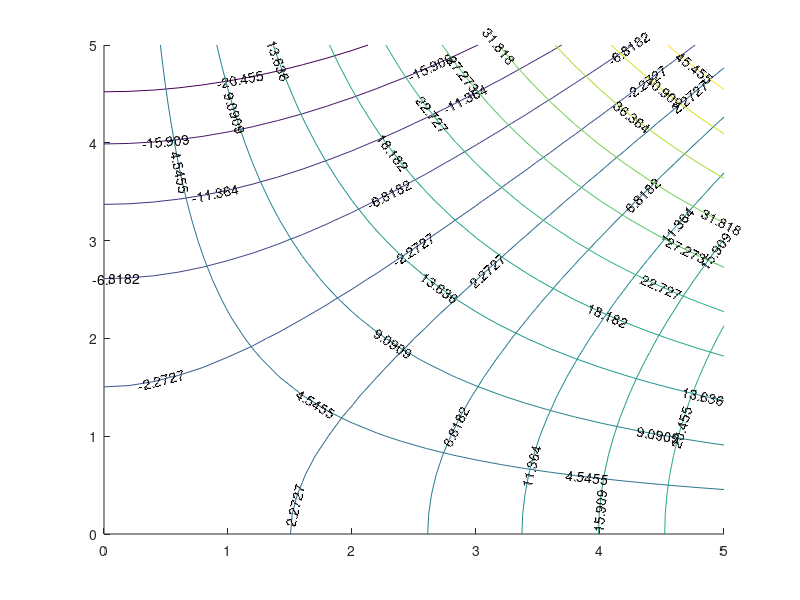

This figure's MATLAB source:

x = 0:0.2:5;
y = x;
[X,Y]=meshgrid(x,y);
phi = X.^2 -Y.^2;
psi = 2*X.*Y;
hold
contour(X,Y,phi,'ShowText','on');

contour(X,Y,psi,'ShowText','on');
